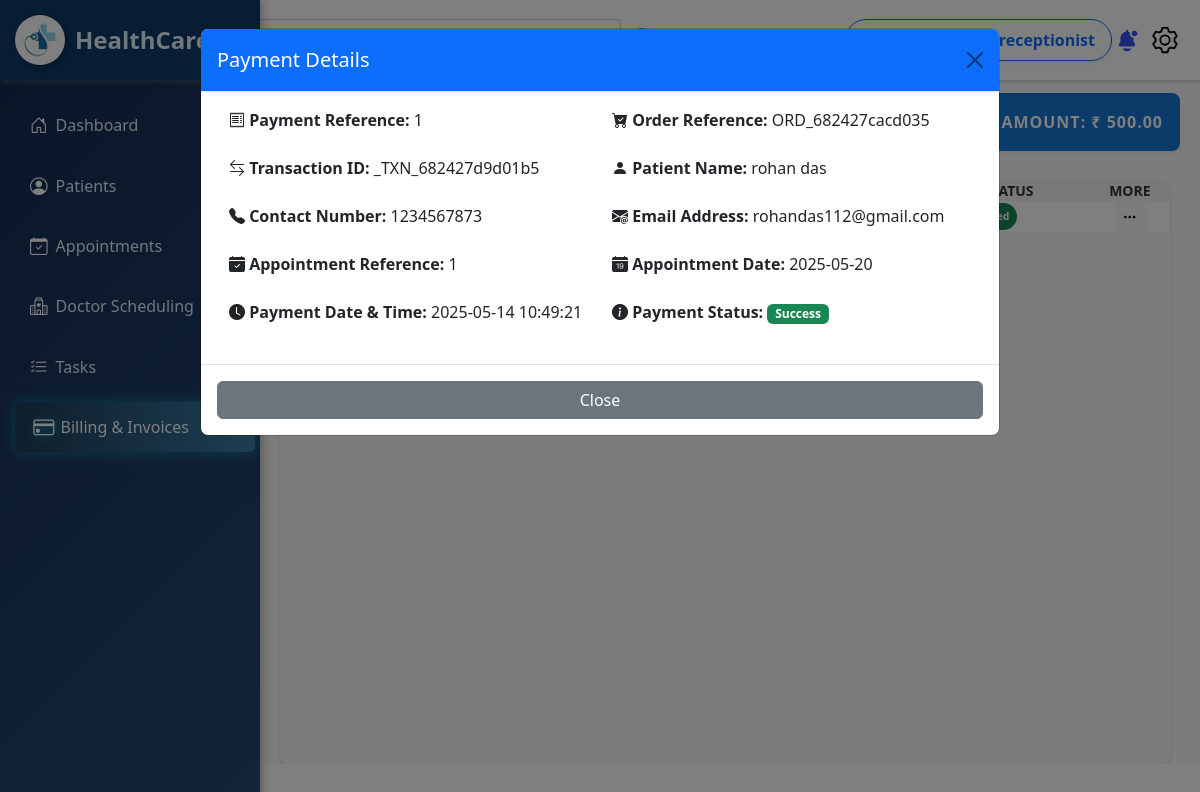
The page /Healthcare_manage/receptionist/Payment.php?payid=1 (signed in) on the database its author committed.
### tables this page shows
CREATE TABLE `receptionist` (
  `rid` int(5) NOT NULL,
  `name` varchar(100) NOT NULL,
  `dob` date NOT NULL,
  `gender` varchar(10) NOT NULL,
  `hire_dt` datetime NOT NULL DEFAULT current_timestamp(),
  `email` varchar(255) NOT NULL,
  `contact` decimal(10,0) NOT NULL,
  `username` varchar(100) NOT NULL,
  `password` varchar(255) NOT NULL,
  `status` varchar(10) NOT NULL DEFAULT 'Active'
);

CREATE TABLE `payments` (
  `payment_id` int(11) NOT NULL,
  `order_id` varchar(50) NOT NULL,
  `transection_id` varchar(50) NOT NULL,
  `patient_id` int(11) NOT NULL,
  `amount` decimal(50,0) NOT NULL,
  `status` varchar(15) NOT NULL,
  `create_at` datetime NOT NULL DEFAULT current_timestamp()
);

CREATE TABLE `patients` (
  `patient_id` int(5) NOT NULL,
  `patient_name` varchar(100) NOT NULL,
  `gender` varchar(10) NOT NULL,
  `dob` date NOT NULL,
  `email` varchar(255) NOT NULL,
  `contact` decimal(10,0) NOT NULL,
  `username` varchar(100) NOT NULL,
  `password` varchar(255) NOT NULL,
  `status` varchar(50) NOT NULL DEFAULT 'Active',
  `create_at` datetime NOT NULL DEFAULT current_timestamp()
);

CREATE TABLE `appointments` (
  `appoint_id` int(5) NOT NULL,
  `patient_id` int(5) NOT NULL,
  `doctor_id` int(5) NOT NULL,
  `payment_id` int(11) NOT NULL,
  `appointment_date` date NOT NULL,
  `appointment_time` time NOT NULL,
  `reason` varchar(300) NOT NULL,
  `status` varchar(10) NOT NULL DEFAULT 'Approve',
  `create_at` datetime NOT NULL DEFAULT current_timestamp()
);

### Healthcare_manage/receptionist/Payment.php (the view, shortened to what this page needs)
<?php
$conn = connection();
$query1 = mysqli_query($conn, "SELECT * FROM payments");
$appointment_dt = "";
$appointment_id = "";
if (isset($_REQUEST["payid"])) {
    $pay_id = $_REQUEST["payid"];
    $query3 = mysqli_query($conn, "SELECT * FROM payments WHERE payment_id=$pay_id");
    $payment = mysqli_fetch_assoc($query3);
    $payment_id = $payment["payment_id"];
    $patient_id = $payment["patient_id"];
    $Q6 = mysqli_query($conn, "SELECT * FROM appointments WHERE payment_id = $payment_id");
    $DATA = mysqli_fetch_assoc($Q6);
    $appointment_id = $DATA["appoint_id"];
    $appointment_dt = $DATA["appointment_date"];
    $Q7 = mysqli_query($conn, "SELECT * FROM patients WHERE patient_id = $patient_id");
    $patient = mysqli_fetch_assoc($Q7);
}
$Q = mysqli_query($conn, "SELECT SUM(amount) AS total_amount FROM payments WHERE `status` = 'PAID'");
$amount = mysqli_fetch_assoc($Q);
$totalAmount = $amount['total_amount'];
?>
<!DOCTYPE html>
<html lang="en">
<head>
    <link rel="stylesheet" href="./style/Payment.css">
    <link rel="stylesheet" href="https://cdn.datatables.net/1.11.5/css/jquery.dataTables.min.css" />
    <link rel="stylesheet" href="https://cdn.datatables.net/2.2.2/css/dataTables.dataTables.css" />
    <link rel="stylesheet" href="https://cdn.datatables.net/buttons/3.2.2/css/buttons.dataTables.css" />
    <link href="https://cdn.jsdelivr.net/npm/bootstrap@5.3.3/dist/css/bootstrap.min.css" rel="stylesheet"
>
    <link rel="stylesheet" href="https://cdn.jsdelivr.net/npm/bootstrap-icons/font/bootstrap-icons.css">
</head>
<body>
    <?php include_once("./Navbar.php");
    ?>
    <?php include_once("./admin_header.php"); ?>
    <div class="content">
        <div class="header-list">
            <div class="left pt-4">
                <h4 class="fw-bold"> Billing & Invoices </h4>
                <p style="margin-top:10px;"><a href="./Dashboard.php"> HealthCare </a> > <span> Billing & Invoices </span></p>
            </div>
            <div class="right">
                <div class="alert text-white text-center fw-bold fs-6 shadow-sm rounded-3" role="alert" style="background-color: #1976D2; letter-spacing: 1px;">
                    <i class="bi bi-cash-stack me-2"></i> TOTAL AMOUNT: <strong>₹ <?php echo number_format($totalAmount, 2); ?></strong>
                </div>
            </div>
        </div>
        <div class="container">
            <div class="table-container">
                <table id="myTable" class="nowrap">
                    <thead>
                        <tr>
                            <th class="text-center">#</th>
                            <th class="text-center">Order_id</th>
                            <th class="text-center">Patient</th>
                            <th class="text-center">Amount (&#8377;)</th>
                            <th class="text-center">Payment Status</th>
                            <th class="text-center">More</th>
                        </tr>
                    </thead>
                    <tbody>
                        <?php
                        while ($payments = mysqli_fetch_assoc($query1)) {
                        ?>
                            <tr>
                                <td><?php echo $payments['payment_id'] ?></td>
                                <td><?php echo $payments['order_id'] ?></td>
                                <td>
                                </td>
                                <td><?php echo $payments['amount'] ?></td>
                                <td class="text-center">
                                    <?php if ($payments["status"] == "PAID") { ?>
                                        <span class="badge bg-success p-2 rounded-pill d-inline-flex align-items-center" data-bs-toggle="tooltip" title="payment Success">
                                        </span>
                                    <?php } else { ?>
                                        <span class="badge bg-danger text-white p-2 rounded-pill d-inline-flex align-items-center" data-bs-toggle="tooltip" title="Something Wrong">
                                            <i class="bi bi-x-circle me-1"></i> Failed
                                        </span>
                                    <?php } ?>
                                </td>
                                <td>
                                    <a href="?payid=<?php echo $payments["payment_id"]; ?>" name="edit">
                                        <button type="button" class="btn btn-light btn-sm" data-bs-toggle="modal" data-bs-target="#exampleModal">
                                            <i class="bi bi-three-dots"></i>
                                        </button>
                                    </a>
                                </td>
                            </tr>
                        <?php } ?>
                    </tbody>
                </table>
            </div>
        </div>
    </div>
    <div class="modal fade" id="exampleModal" tabindex="-1" aria-labelledby="exampleModalLabel" aria-hidden="true">
        <div class="modal-dialog modal-lg">
            <div class="modal-content">
                <div class="modal-header bg-primary text-white">
                    <h5 class="modal-title"><i class="fas fa-info-circle"></i> Payment Details</h5>
                    <button type="button" class="btn-close" data-bs-dismiss="modal" aria-label="Close"></button>
                </div>
                <div class="modal-body">
                    <div class="container">
                        <div class="row">
                            <div class="col-md-6 mb-2">
                                <p><i class="bi bi-receipt"></i> <strong>Payment Reference:</strong> <?php echo $payment["payment_id"]; ?></p>
                            </div>
                            <div class="col-md-6 mb-2">
                                <p><i class="bi bi-cart-check-fill"></i> <strong>Order Reference:</strong> <?php echo $payment["order_id"]; ?></p>
                            </div>
                            <div class="col-md-6 mb-2">
                                <p><i class="bi bi-arrow-left-right"></i> <strong>Transaction ID:</strong> <?php echo $payment["transection_id"]; ?></p>
                            </div>
                            <div class="col-md-6 mb-2">
                                <p><i class="bi bi-person-fill"></i> <strong>Patient Name:</strong> <?php echo $patient["patient_name"]; ?></p>
                            </div>
                            <div class="col-md-6 mb-2">
                                <p><i class="bi bi-telephone-fill"></i> <strong>Contact Number:</strong> <?php echo $patient["contact"]; ?></p>
                            </div>
                            <div class="col-md-6 mb-2">
                                <p><i class="bi bi-envelope-at-fill"></i> <strong>Email Address:</strong> <?php echo $patient["email"]; ?></p>
                            </div>
                            <div class="col-md-6 mb-2">
                                <p><i class="bi bi-calendar-check-fill"></i> <strong>Appointment Reference:</strong> <?php echo $appointment_id; ?></p>
                            </div>
                            <div class="col-md-6 mb-2">
                                <p><i class="bi bi-calendar-date-fill"></i> <strong>Appointment Date:</strong> <?php echo $appointment_dt; ?></p>
                            </div>
                            <div class="col-md-6 mb-2">
                                <p><i class="bi bi-clock-fill"></i> <strong>Payment Date & Time:</strong> <?php echo $payment["create_at"]; ?></p>
                            </div>
                            <div class="col-md-6 mb-2">
                                <p><i class="bi bi-info-circle-fill"></i> <strong>Payment Status:</strong>
                                    <span class="badge bg-<?php echo ($payment["status"] == 'PAID') ? 'success' : 'danger'; ?>">
                                        <?php if ($payment["status"] != "PAID") { ?>
                                            <span> Failed </span>
                                        <?php } else { ?>
                                            <span> Success </span>
                                        <?php } ?>
                                    </span>
                                </p>
                            </div>
                        </div>
                    </div>
                </div>
                <div class="modal-footer">
                    <button type="button" class="btn btn-secondary w-100" data-bs-dismiss="modal">Close</button>
                </div>
            </div>
        </div>
    </div>
</body>
</html>

### Healthcare_manage/receptionist/admin_header.php (shortened to what this page needs)
<?php
$conn = connection();
$runame = $_SESSION['receptionist'];
$query2 = mysqli_query($conn, "SELECT * FROM receptionist where username='$runame'");
$receptionist = mysqli_fetch_assoc($query2);
?>
<!DOCTYPE html>
<html lang="en">
<head>
    <link href="https://cdn.jsdelivr.net/npm/bootstrap@5.3.3/dist/css/bootstrap.min.css" rel="stylesheet"
>
    <link rel="stylesheet" href="https://cdn.jsdelivr.net/npm/bootstrap-icons/font/bootstrap-icons.css">
</head>
<body>
    <div class="box">
        <div class="search-container">
        </div>
        <div class="d-flex align-items-center">
            <a class="btn btn-outline-primary d-flex align-items-center px-3 py-2 rounded-pill shadow-sm">
                <strong> Desk: <?= $receptionist["name"] ?></strong>
            </a>
        </div>
        <div class="icons d-flex align-items-center gap-2">
            <img src="./../assets/images/notification.svg" alt="Notification" class="icon" id="notification">
            <img src="./../assets/images/setting.svg" alt="Settings" class="icon" id="setting">
        </div>
    </div>
</body>
</html>

### Healthcare_manage/receptionist/style/Payment.css (style rules this page uses)
.content { margin-left: 250px; padding: 0 10px; overflow-x: hidden; background-color: #f9f9f9; }
.header-list { height: 10vh; width: 100%; display: flex; align-items: center; justify-content: space-between; padding: 50px 10px; }
.left, .right { align-items: center; }
.left { flex-grow: 1; padding: 10px; }
.left a { text-decoration: none; color: #333; }
.left span { color: #0063cc; }
.right { display: flex; align-items: center; gap: 10px; }
.content .container { min-height: 73vh; width: 100%; padding: 0px 20px; border-radius: 8px; display: flex; }
.table-container { width: 100%; border-radius: 8px; box-shadow: 0 2px 4px rgba(0, 0, 0, 0.1); background-color: #f8f8f8; }
table { min-width: 100%; border-collapse: collapse; background-color: #fff; }
thead { background-color: #f2f2f2; }
th, td { text-align: center; font-size: 14px; }
th { text-transform: uppercase; color: #333; background-color: #f2f2f2; }

### Healthcare_manage/receptionist/style/Navbar.css (style rules this page uses)
* { margin: 0; padding: 0; box-sizing: border-box; }

### Healthcare_manage/receptionist/admin_header.php (style rules this page uses)
.box { width: 100%; display: flex; justify-content: center; align-items: center; padding: 0 20px; background-color: #fff; height: 10vh; box-shadow: 2px 2px 3px rgb(206, 206, 206); }
.search-container { height: 100%; width: 100%; display: flex; justify-content: center; align-items: center; flex: 1; gap: 10px; min-width: 280px; }
.icons { height: 100%; display: flex; justify-content: space-around; align-items: center; gap: 10px; flex-shrink: 0; }
.icon { width: 30px; height: 30px; cursor: pointer; }
.box { position: sticky; top: 0; z-index: 1; }

### rows shown on the page
receptionist: name "dummy receptionist"
payments: payment_id "1", order "ORD_682427cacd035", transection "_TXN_682427d9d01b5", create_at "2025-05-14 10:49:21"
patients: patient_name "rohan das", contact "1234567873", email "rohandas112@gmail.com"
appointments: appoint_id "1", appointment_date "2025-05-20"

### other values the page prints
$totalAmount "500.00"
